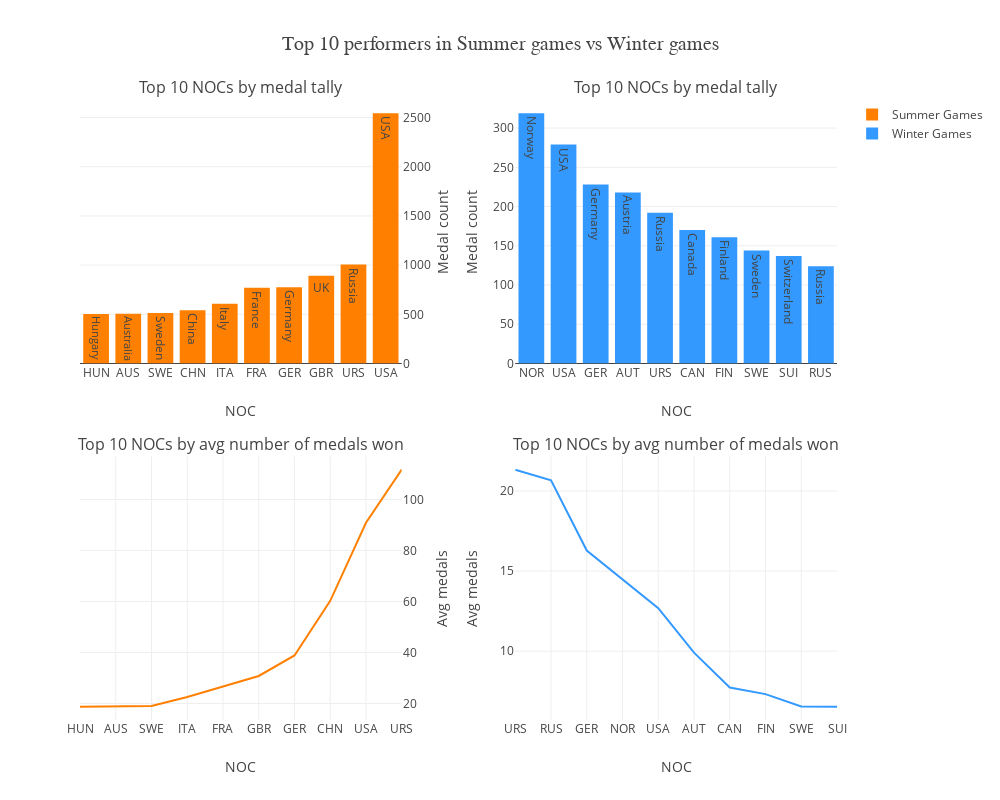

Notebook code for this chart:
### Code cell
init_notebook_mode(connected=True)

data1 = go.Bar(x=df_medals_summer.NOC, y=df_medals_summer.medal_tally, text=df_medals_summer.region, hoverinfo='text', 
               name='Summer Games', marker=dict(color='#ff8000'))
data2 = go.Bar(x=df_medals_winter.NOC, y=df_medals_winter.medal_tally, text=df_medals_winter.region, hoverinfo='text', 
               name='Winter Games', marker=dict(color='#3399ff'))
data3 = go.Scatter(x=df_avg_summer.NOC, y=df_avg_summer.avg_medals, text=df_avg_summer.region, hoverinfo='text', 
                   mode='lines', marker=dict(color='#ff8000'), showlegend=False)
data4 = go.Scatter(x=df_avg_winter.NOC, y=df_avg_winter.avg_medals, text=df_avg_winter.region, hoverinfo='text', mode='lines', 
                   marker=dict(color='#3399ff'), showlegend=False)

fig1 = tools.make_subplots(rows=2, cols=2, 
                           subplot_titles=('Top 10 NOCs by medal tally', 
                                           'Top 10 NOCs by medal tally', 
                                           'Top 10 NOCs by avg number of medals won', 
                                           'Top 10 NOCs by avg number of medals won'), 
                           vertical_spacing=0.15, horizontal_spacing=0.15)

fig1.append_trace(data1, 1,1)
fig1.append_trace(data2, 1, 2)
fig1.append_trace(data3, 2, 1)
fig1.append_trace(data4, 2, 2)

fig1['layout']['xaxis1'].update(title='NOC')
fig1['layout']['xaxis2'].update(title='NOC')
fig1['layout']['xaxis3'].update(title='NOC')
fig1['layout']['xaxis4'].update(title='NOC')

fig1['layout']['yaxis1'].update(title='Medal count')
fig1['layout']['yaxis2'].update(title='Medal count')
fig1['layout']['yaxis3'].update(title='Avg medals')
fig1['layout']['yaxis4'].update(title='Avg medals')


fig1['layout'].update(height=800, width=1000, 
                      title='Top 10 performers in Summer games vs Winter games', 
                      titlefont=dict(family='Arial', size=20), 
                      xaxis=dict(autorange='reversed'), yaxis=dict(side='right'), 
                      xaxis3=dict(autorange='reversed'), yaxis3=dict(side='right'))

plotly.offline.iplot(fig1, filename='Olympics2')

### Figure 1 — Plotly figure (JSON) as saved in the notebook; plotly's stock layout.template omitted (floating-point values rounded to 4 significant figures)
{"data": [{"hoverinfo": "text", "marker": {"color": "#ff8000"}, "name": "Summer Games", "text": ["USA", "Russia", "UK", "Germany", "France", "Italy", "China", "Sweden", "Australia", "Hungary"], "type": "bar", "uid": "9305baa4-a189-11e8-8f91-d0577b2f97ce", "x": ["USA", "URS", "GBR", "GER", "FRA", "ITA", "CHN", "SWE", "AUS", "HUN"], "xaxis": "x", "y": [2544, 1005, 892, 776, 770, 608, 542, 513, 506, 504], "yaxis": "y"}, {"hoverinfo": "text", "marker": {"color": "#3399ff"}, "name": "Winter Games", "text": ["Norway", "USA", "Germany", "Austria", "Russia", "Canada", "Finland", "Sweden", "Switzerland", "Russia"], "type": "bar", "uid": "930718a6-a189-11e8-b923-d0577b2f97ce", "x": ["NOR", "USA", "GER", "AUT", "URS", "CAN", "FIN", "SWE", "SUI", "RUS"], "xaxis": "x2", "y": [319, 279, 228, 218, 192, 170, 161, 144, 137, 124], "yaxis": "y2"}, {"hoverinfo": "text", "marker": {"color": "#ff8000"}, "mode": "lines", "showlegend": false, "text": ["Russia", "USA", "China", "Germany", "UK", "France", "Italy", "Sweden", "Australia", "Hungary"], "type": "scatter", "uid": "93089c42-a189-11e8-b457-d0577b2f97ce", "x": ["URS", "USA", "CHN", "GER", "GBR", "FRA", "ITA", "SWE", "AUS", "HUN"], "xaxis": "x3", "y": [111.7, 90.86, 60.22, 38.8, 30.76, 26.55, 22.52, 19, 18.74, 18.67], "yaxis": "y3"}, {"hoverinfo": "text", "marker": {"color": "#3399ff"}, "mode": "lines", "showlegend": false, "text": ["Russia", "Russia", "Germany", "Norway", "USA", "Austria", "Canada", "Finland", "Sweden", "Switzerland"], "type": "scatter", "uid": "930a1fa2-a189-11e8-bbc4-d0577b2f97ce", "x": ["URS", "RUS", "GER", "NOR", "USA", "AUT", "CAN", "FIN", "SWE", "SUI"], "xaxis": "x4", "y": [21.33, 20.67, 16.29, 14.5, 12.68, 9.909, 7.727, 7.318, 6.545, 6.524], "yaxis": "y4"}], "layout": {"annotations": [{"font": {"size": 16}, "showarrow": false, "text": "Top 10 NOCs by medal tally", "x": 0.2125, "xanchor": "center", "xref": "paper", "y": 1, "yanchor": "bottom", "yref": "paper"}, {"font": {"size": 16}, "showarrow": false, "text": "Top 10 NOCs by medal tally", "x": 0.7875, "xanchor": "center", "xref": "paper", "y": 1, "yanchor": "bottom", "yref": "paper"}, {"font": {"size": 16}, "showarrow": false, "text": "Top 10 NOCs by avg number of medals won", "x": 0.2125, "xanchor": "center", "xref": "paper", "y": 0.425, "yanchor": "bottom", "yref": "paper"}, {"font": {"size": 16}, "showarrow": false, "text": "Top 10 NOCs by avg number of medals won", "x": 0.7875, "xanchor": "center", "xref": "paper", "y": 0.425, "yanchor": "bottom", "yref": "paper"}], "height": 800, "title": "Top 10 performers in Summer games vs Winter games", "titlefont": {"family": "Arial", "size": 20}, "width": 1000, "xaxis": {"anchor": "y", "autorange": "reversed", "domain": [0, 0.425], "title": "NOC"}, "xaxis2": {"anchor": "y2", "domain": [0.575, 1], "title": "NOC"}, "xaxis3": {"anchor": "y3", "autorange": "reversed", "domain": [0, 0.425], "title": "NOC"}, "xaxis4": {"anchor": "y4", "domain": [0.575, 1], "title": "NOC"}, "yaxis": {"anchor": "x", "domain": [0.575, 1], "side": "right", "title": "Medal count"}, "yaxis2": {"anchor": "x2", "domain": [0.575, 1], "title": "Medal count"}, "yaxis3": {"anchor": "x3", "domain": [0, 0.425], "side": "right", "title": "Avg medals"}, "yaxis4": {"anchor": "x4", "domain": [0, 0.425], "title": "Avg medals"}}}
